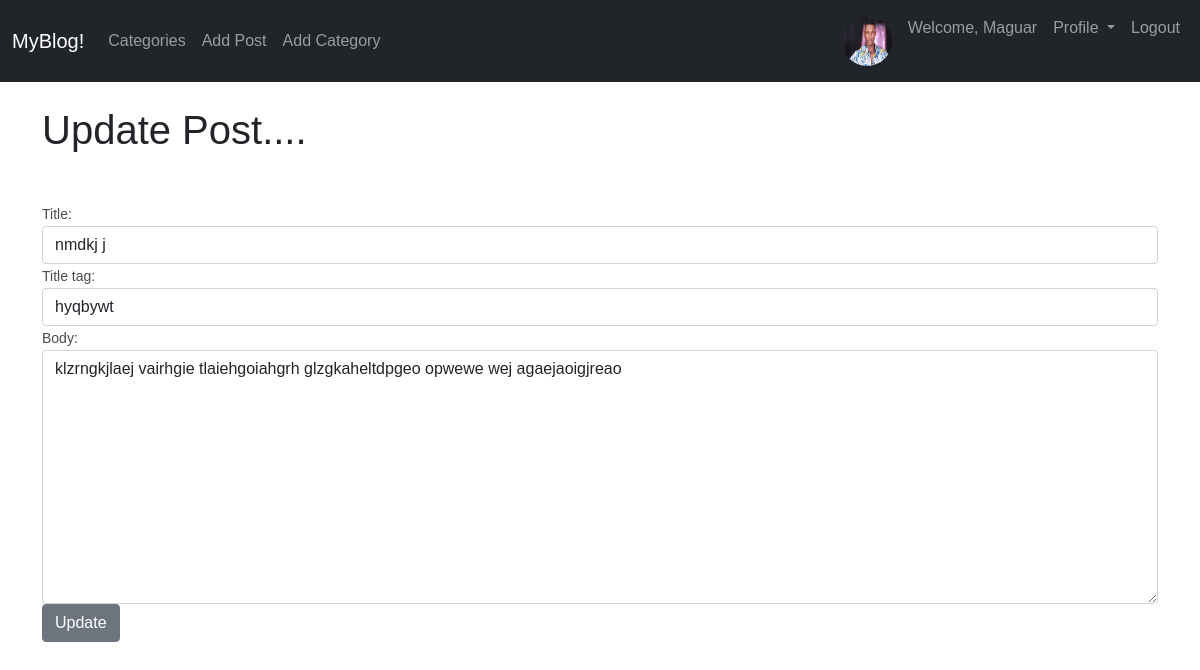
/article/edit/19 (signed in), run on the app's committed database.
### myblog/models.py (models this page shows, shortened)
class Profile(models.Model):
    user = models.OneToOneField(User, null=True, on_delete=models.CASCADE)
    bio = models.TextField()
    profile_pic = models.ImageField(null=True, blank=True, upload_to="images/profile/")
    website_url = models.CharField(max_length=255, null=True, blank=True)
    fb_url = models.CharField(max_length=255, null=True, blank=True)
    twitter_url = models.CharField(max_length=255, null=True, blank=True)
    instagram_url = models.CharField(max_length=255, null=True, blank=True)
    pinterest_url = models.CharField(max_length=255, null=True, blank=True)

class Post(models.Model):
    title = models.CharField(max_length=255)
    header_image = models.ImageField(null=True, blank=True, upload_to="images/")
    full_path = models.TextField(default='myblog/')
    title_tag = models.CharField(max_length=63)
    meta_keywords = models.CharField(max_length=255, default='new')
    meta_description = models.CharField(max_length=255, default='new')
    author = models.ForeignKey(User, on_delete=models.CASCADE)
    body = RichTextField(blank=True, null=True)
    post_date = models.DateField(default=timezone.now)
    category = models.CharField(max_length=255, default='coding')
    snippet = models.CharField(max_length=255)
    likes = models.ManyToManyField(User, related_name='blog_posts')
    slug = models.SlugField(max_length=250, unique_for_date='post_date')

### myblog/views.py (the view)
# urls.py: path('article/edit/<int:pk>', UpdatePostView.as_view(), name='update_post'),
class UpdatePostView(UpdateView):
    model = Post
    form_class = UpdatePostform
    template_name = 'update_post.html'

### myblog/forms.py
class UpdatePostform(forms.ModelForm):
    class Meta:
        model = Post
        fields = ('title', 'title_tag', 'body')
        widgets = {
            'title': forms.TextInput(attrs={'class': 'form-control', 'placeholder': 'This is for your titles, something fancy'}),
            'title_tag': forms.TextInput(attrs={'class': 'form-control'}),
            'body': forms.Textarea(attrs={'class': 'form-control'}),
        }

### myblog/templates/update_post.html (shortened to what this page needs)
{% extends 'base.html' %}
{% block content %}
{% if user.is_authenticated %}
    {% if user.id == post.author.id %}
        <h1>Update Post....</h1>
        <br/><br/>
        <div class="form-group">
            <form method="POST">
                {{ form.as_p }}
                <button class="btn btn-secondary">Update</button>
            </form>
        </div>
    {% else %}
          <strong>You can't update a post, login first</strong>
    {% endif %}
{% else %}
<strong>Restricted page, kindly login to continue.</strong>
{% endif %}
{% endblock %}

### myblog/templates/base.html (shortened to what this page needs)
{% load cms_tags menu_tags sekizai_tags %}
{% load static %}
<!doctype html>
<html lang="en">
  <head>
    <link href="https://cdn.jsdelivr.net/npm/bootstrap@5.1.0/dist/css/bootstrap.min.css" rel="stylesheet">
    <link href="{% static 'main.css' %}" rel="stylesheet">
  </head>
  <body>
    <nav class="navbar navbar-expand-lg navbar-dark bg-dark">
      <div class="container-fluid">
        <a class="navbar-brand" href="{% url 'home' %}">MyBlog!</a>
        <div class="collapse navbar-collapse" id="navbarSupportedContent">
          <ul class="navbar-nav me-auto mb-2 mb-lg-0">
            {% if cat_menu %}
            <li class="nav-item dropdown">
              <a class="nav-link dropdown-toggle" href="#" id="navbarDropdown" role="button" data-bs-toggle="dropdown" aria-expanded="false">
                Categories
              </a>
              <ul class="dropdown-menu" aria-labelledby="navbarDropdown">
                {% for item in cat_menu %}
                  <li><a class="dropdown-item" href="{% url 'category' item|slugify %}">{{ item }}</a></li>
                {% endfor %}
              </ul>
            </li>
            {% else %}
              <li class="nav-item">
                <a class="nav-link" href="{% url 'category-list' %}">Categories</a>
              </li>
            {% endif %}
            {% if user.is_authenticated %}
              <li class="nav-item">
                <a class="nav-link" href="{% url 'add_post' %}">Add Post</a>
              </li>
              <li class="nav-item">
                <a class="nav-link" href="{% url 'add_category' %}">Add Category</a>
              </li>
            {% endif %}
          </ul>
          <ul class="navbar-nav ml-auto mb-2 mb-lg-0">
            {% if user.is_authenticated %}
              <li class="nav-item">
                {% if user.profile.profile_pic %}
                  <a class="nav-link" href="#">
                    <img src="{{ user.profile.profile_pic.url }}" class="rounded-circle" alt="" width=5
                    height=5>
                  </a>
                {% else %}
                  <img src="{% static 'default_img/default.png' %}" class="rounded-circle" alt="" width=5 height=5/>
                {% endif %}
              </li>
              <li class="nav-item">
                <a class="nav-link" href="{% url 'show_profile_page' user.profile.id %}">Welcome, {{ user.username }}</a>
              </li>
              <li class="nav-item dropdown">
                <a class="nav-link dropdown-toggle" href="#" id="navbarDropdown" role="button" data-bs-toggle="dropdown" aria-expanded="false">
                  Profile
                </a>
              </li>
              <li class="nav-item">
                <a class="nav-link" href="{% url 'logout' %}">Logout</a>
              </li>
            {% endif %}
          </ul>
        </div>
      </div>
    </nav>
    <br/>
    <div class="container">
      {% block content %}
      {% endblock %}
    </div>
  </body>
</html>

### myblog/static/main.css (style rules this page uses)
body { font-family: 'Poppins', sans-serif; overflow-x: hidden; text-rendering: optimizeLegibility; -webkit-font-smoothing: antialiased; -moz-osx-font-smoothing: grayscale; }
p { margin-bottom: 0px; font-size: 14px; font-weight: 300; color: #4a4a4a; line-height: 24px; }
a { text-decoration: none!important; }
ul { padding: 0; margin: 0; list-style: none; }
h1,h2,h3,h4,h5,h6 { margin: 0px; }
.rounded-circle { width: 50px; height: 50px; }

### data on the page
Post: title "nmdkj j", title_tag "hyqbywt", body "klzrngkjlaej vairhgie tlaiehgoiahgrh glzgkaheltdpgeo opwewe wej agaejaoigjreao"

### other printed values
{{ user.username }} "Maguar"
